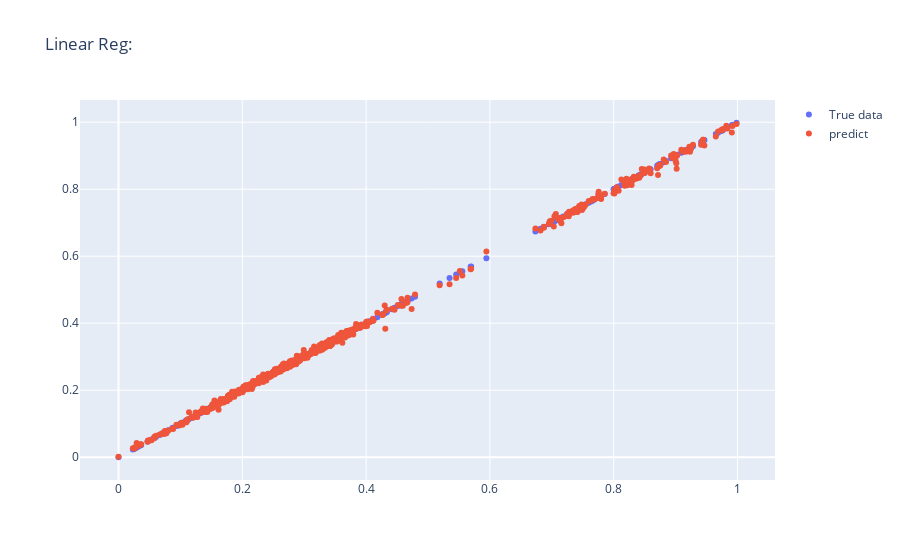
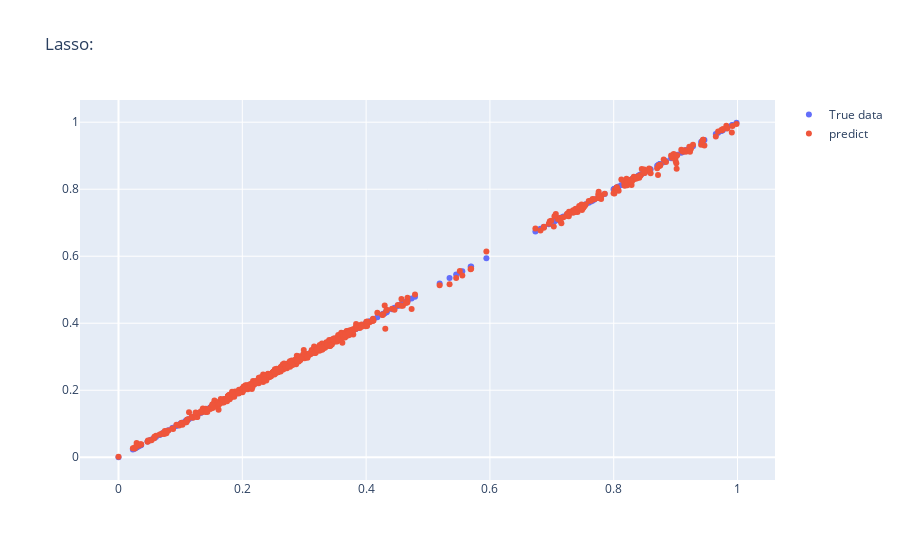
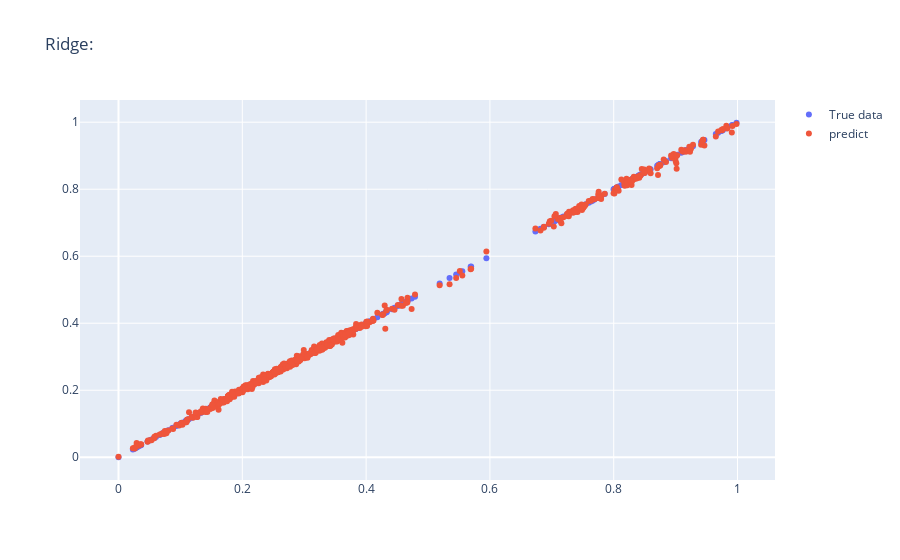

The code cell stored with these charts, in order, in its notebook:
### Code cell
import plotly.graph_objects as go
for name,curr_m in models:
    fig = go.Figure()
    fig.update_layout(title_text=name)

    fig.add_trace(go.Scatter(x=y_test, y=y_test,
                    mode='markers',
                    name='True data'))

    fig.add_trace(go.Scatter(x=y_test, y=pred,
                    mode='markers',
                    name='predict'))


    fig.show()

### Figure 1 — Plotly figure (JSON) as saved in the notebook; plotly's stock layout.template omitted (floating-point values rounded to 4 significant figures; data arrays with more than 128 entries replaced by an {"elided": "..."} marker saying what was removed)
{"data": [{"mode": "markers", "name": "True data", "type": "scatter", "x": {"elided": "688 float values"}, "y": {"elided": "688 float values"}}, {"mode": "markers", "name": "predict", "type": "scatter", "x": {"elided": "688 float values"}, "y": {"elided": "688 float values"}}], "layout": {"title": {"text": "Linear Reg: "}}}

### Figure 2 — Plotly figure (JSON) as saved in the notebook; plotly's stock layout.template omitted (floating-point values rounded to 4 significant figures; data arrays with more than 128 entries replaced by an {"elided": "..."} marker saying what was removed)
{"data": [{"mode": "markers", "name": "True data", "type": "scatter", "x": {"elided": "688 float values"}, "y": {"elided": "688 float values"}}, {"mode": "markers", "name": "predict", "type": "scatter", "x": {"elided": "688 float values"}, "y": {"elided": "688 float values"}}], "layout": {"title": {"text": "Lasso: "}}}

### Figure 3 — Plotly figure (JSON) as saved in the notebook; plotly's stock layout.template omitted (floating-point values rounded to 4 significant figures; data arrays with more than 128 entries replaced by an {"elided": "..."} marker saying what was removed)
{"data": [{"mode": "markers", "name": "True data", "type": "scatter", "x": {"elided": "688 float values"}, "y": {"elided": "688 float values"}}, {"mode": "markers", "name": "predict", "type": "scatter", "x": {"elided": "688 float values"}, "y": {"elided": "688 float values"}}], "layout": {"title": {"text": "Ridge: "}}}
